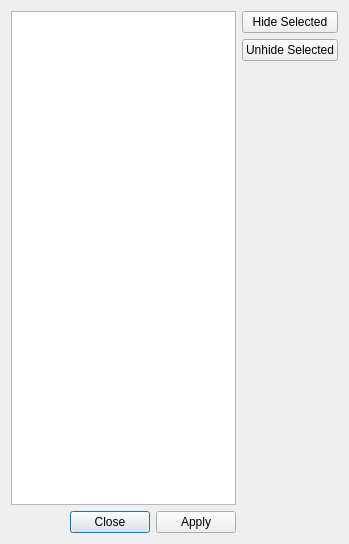
<?xml version="1.0" encoding="UTF-8"?>
<ui version="4.0">
 <class>dialog</class>
 <widget class="QDialog" name="dialog">
  <property name="geometry">
   <rect>
    <x>0</x>
    <y>0</y>
    <width>349</width>
    <height>544</height>
   </rect>
  </property>
  <property name="windowTitle">
   <string>Ref Visibility</string>
  </property>
  <layout class="QGridLayout" name="gridLayout">
   <item row="3" column="0">
    <widget class="QDialogButtonBox" name="buttonBox">
     <property name="orientation">
      <enum>Qt::Horizontal</enum>
     </property>
     <property name="standardButtons">
      <set>QDialogButtonBox::Apply|QDialogButtonBox::Close</set>
     </property>
    </widget>
   </item>
   <item row="1" column="1">
    <widget class="QPushButton" name="unhide_button">
     <property name="text">
      <string>Unhide Selected</string>
     </property>
    </widget>
   </item>
   <item row="0" column="1">
    <widget class="QPushButton" name="hide_button">
     <property name="text">
      <string>Hide Selected</string>
     </property>
    </widget>
   </item>
   <item row="0" column="0" rowspan="3">
    <widget class="QListWidget" name="ref_list"/>
   </item>
  </layout>
 </widget>
 <resources/>
 <connections>
  <connection>
   <sender>buttonBox</sender>
   <signal>accepted()</signal>
   <receiver>dialog</receiver>
   <slot>accept()</slot>
   <hints>
    <hint type="sourcelabel">
     <x>248</x>
     <y>254</y>
    </hint>
    <hint type="destinationlabel">
     <x>157</x>
     <y>274</y>
    </hint>
   </hints>
  </connection>
  <connection>
   <sender>buttonBox</sender>
   <signal>rejected()</signal>
   <receiver>dialog</receiver>
   <slot>reject()</slot>
   <hints>
    <hint type="sourcelabel">
     <x>316</x>
     <y>260</y>
    </hint>
    <hint type="destinationlabel">
     <x>286</x>
     <y>274</y>
    </hint>
   </hints>
  </connection>
 </connections>
</ui>
